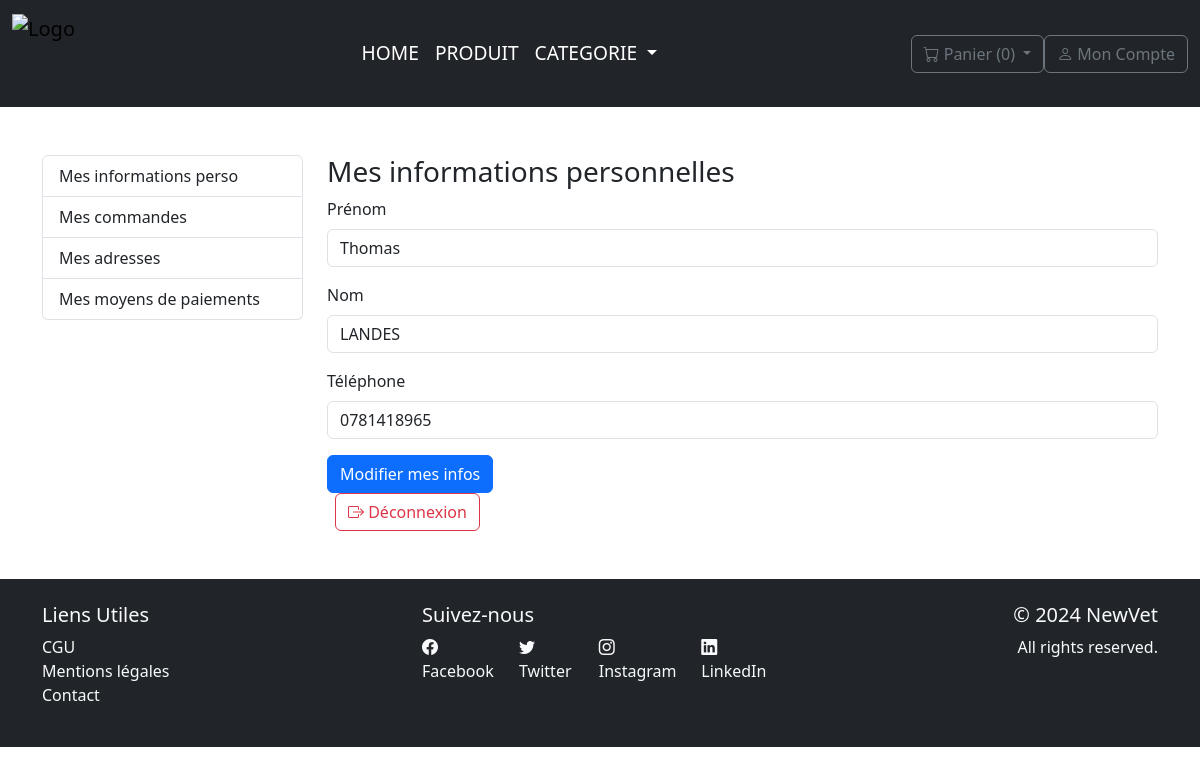
Page /PHP/FrontEnd/VIEW/compte.php?id=28 (signed in) on the committed database.
### tables this page shows
CREATE TABLE `utilisateur` (
  `utilisateur_id` int(11) NOT NULL,
  `utilisateur_email` varchar(50) DEFAULT NULL,
  `utilisateur_mdp` varchar(72) DEFAULT NULL,
  `utilisateur_nom` varchar(75) DEFAULT NULL,
  `utilisateur_prenom` varchar(75) DEFAULT NULL,
  `utilisateur_tel` varchar(10) DEFAULT NULL,
  `utilisateur_token` varchar(64) NOT NULL,
  `utilisateur_is_valide` tinyint(1) DEFAULT 0,
  `role_id` int(11) NOT NULL DEFAULT 2,
  `reset_token` varchar(64) DEFAULT NULL,
  `reset_token_expire` datetime DEFAULT NULL
);

### PHP/Fonction/auth.php (called while the page is built, shortened)
<?php
function verifierSessionActive()
{
    return isset($_SESSION['utilisateur_id']);
}
function getUserInfo()
{
    if (isset($_SESSION['utilisateur_id']) && isset($_SESSION['role_id'])) {
        return [
            'user_id' => $_SESSION['utilisateur_id'],
            'role_id' => $_SESSION['role_id']
        ];
    }
    return null;
}
function isAdmin()
{
    if (verifierSessionActive()) {
        $userInfo = getUserInfo();
        return isset($userInfo['role_id']) && $userInfo['role_id'] == 1;
    }
    return false;
}
?>

### PHP/Fonction/db.php (called while the page is built, shortened)
<?php
function recupUserInfoParID($dbh,$id)
{
    $sql = "SELECT * FROM utilisateur
            WHERE utilisateur_id = :id";
    $stmt = $dbh->prepare($sql);
    $stmt->bindParam(':id', $id, PDO::PARAM_INT);
    $stmt->execute();
    return $stmt->fetch(PDO::FETCH_ASSOC);
}

### PHP/FrontEnd/VIEW/compte.php (the view, shortened to what this page needs)
<?php
include '../../Fonction/element.php';
include '../../Fonction/conf.php';
include '../../Fonction/db.php';
include '../../Fonction/auth.php';
$dbh = connexion_bdd();
$userId = $_SESSION['utilisateur_id'];
$userInfo = recupUserInfoParID($dbh, $userId);
?>
<!doctype html>
<html lang="en">
<head>
</head>
<body>
<div class="container mt-5">
    <div class="row">
        <div class="col-md-3">
            <div class="list-group" id="accountMenu">
                <a href="#collapseInfos" class="list-group-item list-group-item-action" data-bs-toggle="collapse"
                   data-bs-parent="#accordionAccount">Mes informations perso</a>
                <a href="#collapseCommandes" class="list-group-item list-group-item-action" data-bs-toggle="collapse"
                   data-bs-parent="#accordionAccount">Mes commandes</a>
                <a href="#collapseAdresses" class="list-group-item list-group-item-action" data-bs-toggle="collapse"
                   data-bs-parent="#accordionAccount">Mes adresses</a>
                <a href="#collapsePaiements" class="list-group-item list-group-item-action" data-bs-toggle="collapse"
                   data-bs-parent="#accordionAccount">Mes moyens de paiements</a>
            </div>
        </div>
        <div class="col-md-9">
            <div id="accordionAccount">
                <div id="collapseInfos" class="collapse show" data-bs-parent="#accordionAccount">
                    <h3>Mes informations personnelles</h3>
                    <form action="update_info.php" method="POST">
                        <div class="mb-3">
                            <label for="adresse_prenom" class="form-label">Prénom</label>
                            <input type="text" class="form-control" id="adresse_prenom" name="adresse_prenom"
                                   value="<?= htmlspecialchars($userInfo['utilisateur_prenom']); ?>" readonly>
                        </div>
                        <div class="mb-3">
                            <label for="adresse_nom" class="form-label">Nom</label>
                            <input type="text" class="form-control" id="adresse_nom" name="adresse_nom"
                                   value="<?= htmlspecialchars($userInfo['utilisateur_nom']); ?>" readonly>
                        </div>
                        <div class="mb-3">
                            <label for="adresse_tel" class="form-label">Téléphone</label>
                            <input type="text" class="form-control" id="adresse_tel" name="adresse_tel"
                                   value="<?= htmlspecialchars($userInfo['utilisateur_tel']); ?>" readonly>
                        </div>
                        <a href="modif_info.php?id=<?php echo htmlspecialchars($_SESSION['utilisateur_id']); ?>"
                           class="btn btn-primary">Modifier mes infos</a>
                    </form>
                </div>
            </div>
            <a href="deconnexion.php" class="btn btn-outline-danger ms-2">
                <i class="bi bi-box-arrow-right"></i> Déconnexion
            </a>
        </div>
    </div>
</div>
</body>
</html>

### rows in the picture
utilisateur: adresse_prenom "Thomas", adresse_nom "LANDES", adresse_tel "0781418965"

### other values in the picture
count($panier) "0"
